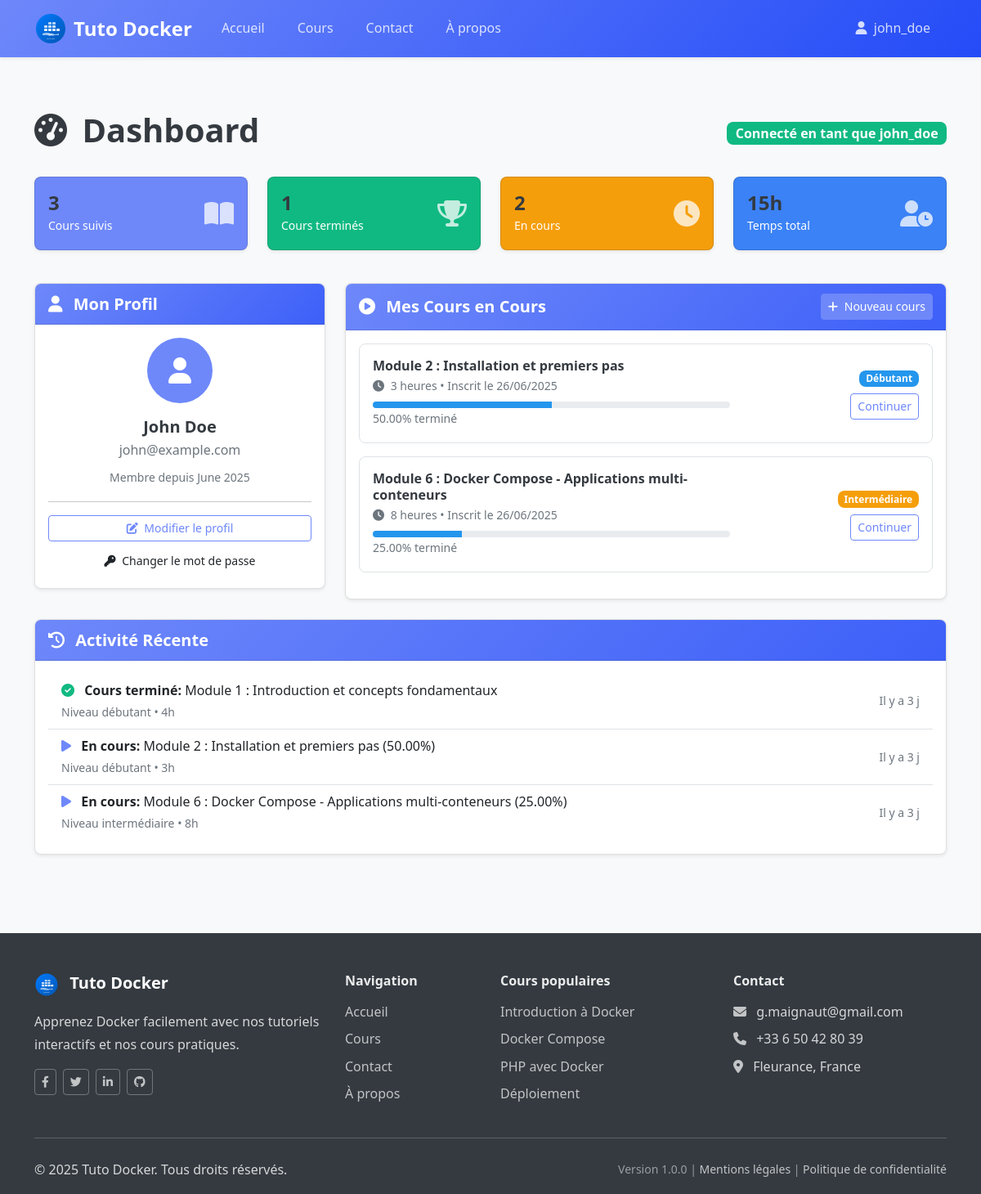
/dashboard (signed in), run on the app's committed database.
### tables this page shows
CREATE TABLE users (
    id INT AUTO_INCREMENT PRIMARY KEY,
    username VARCHAR(50) UNIQUE NOT NULL,
    email VARCHAR(100) UNIQUE NOT NULL,
    password VARCHAR(255) NOT NULL,
    first_name VARCHAR(50),
    last_name VARCHAR(50),
    created_at TIMESTAMP DEFAULT CURRENT_TIMESTAMP,
    updated_at TIMESTAMP DEFAULT CURRENT_TIMESTAMP ON UPDATE CURRENT_TIMESTAMP
);

CREATE TABLE enrollments (
    id INT AUTO_INCREMENT PRIMARY KEY,
    user_id INT NOT NULL,
    course_id INT NOT NULL,
    enrolled_at TIMESTAMP DEFAULT CURRENT_TIMESTAMP,
    completed_at TIMESTAMP NULL,
    progress DECIMAL(5, 2) DEFAULT 0.00,
    FOREIGN KEY (user_id) REFERENCES users (id) ON DELETE CASCADE,
    FOREIGN KEY (course_id) REFERENCES courses (id) ON DELETE CASCADE,
    UNIQUE KEY unique_enrollment (user_id, course_id)
);

CREATE TABLE courses (
    id INT AUTO_INCREMENT PRIMARY KEY,
    title VARCHAR(200) NOT NULL,
    description TEXT,
    content LONGTEXT,
    instructor_id INT,
    price DECIMAL(10, 2) DEFAULT 0.00,
    duration_hours INT DEFAULT 0,
    level ENUM(
        'débutant',
        'intermédiaire',
        'avancé'
    ) DEFAULT 'débutant',
    image_url VARCHAR(255),
    is_active BOOLEAN DEFAULT TRUE,
    created_at TIMESTAMP DEFAULT CURRENT_TIMESTAMP,
    updated_at TIMESTAMP DEFAULT CURRENT_TIMESTAMP ON UPDATE CURRENT_TIMESTAMP,
    FOREIGN KEY (instructor_id) REFERENCES users (id) ON DELETE SET NULL
);

### app/Views/dashboard.php (the view, shortened to what the rows shown need)
<?php
function timeAgo($datetime)
{
    $time = time() - strtotime($datetime);
    if ($time < 2592000) return 'Il y a ' . floor($time / 86400) . ' j';
    return 'Il y a ' . floor($time / 31536000) . ' an' . (floor($time / 31536000) > 1 ? 's' : '');
}
?>
<div class="container py-5">
    <div class="row">
        <div class="col-12">
            <div class="d-flex justify-content-between align-items-center mb-4">
                <h1 class="fw-bold">
                    <i class="fas fa-tachometer-alt me-2"></i>
                    Dashboard
                </h1>
                <span class="badge bg-success fs-6">
                    Connecté en tant que <?= htmlspecialchars($user['username']) ?>
                </span>
            </div>
        </div>
    </div>
    <div class="row mb-4">
        <div class="col-md-3 mb-3">
            <div class="card card-custom bg-primary text-white">
                <div class="card-body">
                    <div class="d-flex justify-content-between align-items-center">
                        <div>
                            <h4 class="mb-0"><?= $stats['total_enrolled'] ?? 0 ?></h4>
                            <small>Cours suivis</small>
                        </div>
                        <i class="fas fa-book-open fa-2x opacity-75"></i>
                    </div>
                </div>
            </div>
        </div>
        <div class="col-md-3 mb-3">
            <div class="card card-custom bg-success text-white">
                <div class="card-body">
                    <div class="d-flex justify-content-between align-items-center">
                        <div>
                            <h4 class="mb-0"><?= $stats['completed_courses'] ?? 0 ?></h4>
                            <small>Cours terminés</small>
                        </div>
                        <i class="fas fa-trophy fa-2x opacity-75"></i>
                    </div>
                </div>
            </div>
        </div>
        <div class="col-md-3 mb-3">
            <div class="card card-custom bg-warning text-white">
                <div class="card-body">
                    <div class="d-flex justify-content-between align-items-center">
                        <div>
                            <h4 class="mb-0"><?= $stats['in_progress_courses'] ?? 0 ?></h4>
                            <small>En cours</small>
                        </div>
                        <i class="fas fa-clock fa-2x opacity-75"></i>
                    </div>
                </div>
            </div>
        </div>
        <div class="col-md-3 mb-3">
            <div class="card card-custom bg-info text-white">
                <div class="card-body">
                    <div class="d-flex justify-content-between align-items-center">
                        <div>
                            <h4 class="mb-0"><?= $stats['total_hours'] ?? 0 ?>h</h4>
                            <small>Temps total</small>
                        </div>
                        <i class="fas fa-user-clock fa-2x opacity-75"></i>
                    </div>
                </div>
            </div>
        </div>
    </div>
    <div class="row">
        <div class="col-lg-4 mb-4">
            <div class="card card-custom">
                <div class="card-header">
                    <h5 class="mb-0">
                        <i class="fas fa-user me-2"></i>
                        Mon Profil
                    </h5>
                </div>
                <div class="card-body text-center">
                    <div class="mb-3">
                        <div class="bg-primary rounded-circle d-inline-flex align-items-center justify-content-center" style="width: 80px; height: 80px;">
                            <i class="fas fa-user fa-2x text-white"></i>
                        </div>
                    </div>
                    <h5 class="mb-1">
                        <?= htmlspecialchars(trim(($user['first_name'] ?? '') . ' ' . ($user['last_name'] ?? ''))) ?: $user['username'] ?>
                    </h5>
                    <p class="text-muted mb-2"><?= htmlspecialchars($user['email']) ?></p>
                    <small class="text-muted">
                        Membre depuis <?= date('F Y', strtotime($user['created_at'])) ?>
                    </small>
                    <hr>
                    <div class="d-grid gap-2">
                        <a href="#" class="btn btn-outline-primary btn-sm">
                            <i class="fas fa-edit me-1"></i>
                            Modifier le profil
                        </a>
                        <a href="#" class="btn btn-outline-secondary btn-sm">
                            <i class="fas fa-key me-1"></i>
                            Changer le mot de passe
                        </a>
                    </div>
                </div>
            </div>
        </div>
        <div class="col-lg-8 mb-4">
            <div class="card card-custom">
                <div class="card-header d-flex justify-content-between align-items-center">
                    <h5 class="mb-0">
                        <i class="fas fa-play-circle me-2"></i>
                        Mes Cours en Cours
                    </h5>
                    <a href="<?= url('/cours') ?>" class="btn btn-primary btn-sm">
                        <i class="fas fa-plus me-1"></i>
                        Nouveau cours
                    </a>
                </div>
                <div class="card-body">
                    <?php
                    $activeCourses = array_filter($userCourses ?? [], function ($course) {
                        return $course['progress'] > 0 && $course['progress'] < 100;
                    });
                    ?>
                    <?php if (empty($activeCourses)): ?>
                        <div class="text-center py-4">
                            <i class="fas fa-book-open fa-3x text-muted mb-3"></i>
                            <h6 class="text-muted">Aucun cours en cours</h6>
                            <p class="text-muted mb-3">Commencez votre apprentissage dès maintenant</p>
                            <a href="<?= url('/cours') ?>" class="btn btn-primary">
                                Parcourir les cours
                            </a>
                        </div>
                    <?php else: ?>
                        <?php foreach ($activeCourses as $course): ?>
                            <div class="border rounded p-3 mb-3">
                                <div class="row align-items-center">
                                    <div class="col-md-8">
                                        <h6 class="mb-1"><?= htmlspecialchars($course['title']) ?></h6>
                                        <p class="text-muted mb-2 small">
                                            <i class="fas fa-clock me-1"></i>
                                            <?= $course['duration_hours'] ?? 0 ?> heures
                                            • Inscrit le <?= date('d/m/Y', strtotime($course['enrolled_at'])) ?>
                                        </p>
                                        <div class="progress" style="height: 8px;">
                                            <div class="progress-bar" role="progressbar" style="width: <?= $course['progress'] ?>%"></div>
                                        </div>
                                        <small class="text-muted"><?= $course['progress'] ?>% terminé</small>
                                    </div>
                                    <div class="col-md-4 text-md-end">
                                        <span class="badge bg-<?= $course['level'] === 'débutant' ? 'info' : ($course['level'] === 'intermédiaire' ? 'warning' : 'danger') ?> mb-2">
                                            <?= ucfirst($course['level']) ?>
                                        </span>
                                        <br>
                                        <a href="<?= url('/cours/' . $course['id']) ?>" class="btn btn-outline-primary btn-sm">
                                            Continuer
                                        </a>
                                    </div>
                                </div>
                            </div>
                        <?php endforeach; ?>
                    <?php endif; ?>
                </div>
            </div>
        </div>
    </div>
    <div class="row">
        <div class="col-12">
            <div class="card card-custom">
                <div class="card-header">
                    <h5 class="mb-0">
                        <i class="fas fa-history me-2"></i>
                        Activité Récente
                    </h5>
                </div>
                <div class="card-body">
                    <?php if (empty($userCourses)): ?>
                        <div class="text-center py-4">
                            <i class="fas fa-history fa-3x text-muted mb-3"></i>
                            <p class="text-muted">Aucune activité récente</p>
                            <a href="<?= url('/cours') ?>" class="btn btn-outline-primary btn-sm">
                                Commencer votre apprentissage
                            </a>
                        </div>
                    <?php else: ?>
                        <div class="list-group list-group-flush">
                            <?php
                            usort($userCourses, function ($a, $b) {
                                return strtotime($b['enrolled_at']) - strtotime($a['enrolled_at']);
                            });
                            foreach (array_slice($userCourses, 0, 4) as $course):
                                $timeAgo = timeAgo($course['enrolled_at']);
                            ?>
                                <div class="list-group-item d-flex justify-content-between align-items-center">
                                    <div>
                                        <?php if ($course['progress'] == 100): ?>
                                            <i class="fas fa-check-circle text-success me-2"></i>
                                            <strong>Cours terminé:</strong> <?= htmlspecialchars($course['title']) ?>
                                        <?php elseif ($course['progress'] > 0): ?>
                                            <i class="fas fa-play text-primary me-2"></i>
                                            <strong>En cours:</strong> <?= htmlspecialchars($course['title']) ?> (<?= $course['progress'] ?>%)
                                        <?php else: ?>
                                            <i class="fas fa-user-plus text-info me-2"></i>
                                            <strong>Inscription:</strong> <?= htmlspecialchars($course['title']) ?>
                                        <?php endif; ?>
                                        <br>
                                        <small class="text-muted">
                                            Niveau <?= $course['level'] ?> • <?= $course['duration_hours'] ?>h
                                        </small>
                                    </div>
                                    <small class="text-muted"><?= $timeAgo ?></small>
                                </div>
                            <?php endforeach; ?>
                        </div>
                    <?php endif; ?>
                </div>
            </div>
        </div>
    </div>
</div>

### app/Core/Router.php (shortened to what the rows shown need)
<?php
class Router
{
    private $routes = [];
    public function addRoute($method, $pattern, $controller, $action)
    {
        $this->routes[] = [
            'method' => strtoupper($method),
            'pattern' => $pattern,
            'controller' => $controller,
            'action' => $action
        ];
    }
    public function dispatch($uri)
    {
        $method = $_SERVER['REQUEST_METHOD'];
        $uri = $this->cleanUri($uri);
        foreach ($this->routes as $route) {
            if ($route['method'] === $method) {
                $params = $this->matchRoute($route['pattern'], $uri);
                if ($params !== false) {
                    $this->callController($route['controller'], $route['action'], $params);
                    return;
                }
            }
        }
        throw new Exception("Route non trouvée : {$method} {$uri}");
    }
    private function cleanUri($uri)
    {
        $uri = '/' . ltrim($uri, '/');
        return $uri;
    }
    private function matchRoute($pattern, $uri)
    {
        $pattern = preg_replace('/\{([a-zA-Z]+)\}/', '([a-zA-Z0-9-_]+)', $pattern);
        $pattern = str_replace('/', '\/', $pattern);
        $regex = '/^' . $pattern . '$/';
        if (preg_match($regex, $uri, $matches)) {
            array_shift($matches);
            return $matches;
        }
        return false;
    }
    private function callController($controllerName, $action, $params = [])
    {
        $controller = new $controllerName();
        call_user_func_array([$controller, $action], $params);
    }
}

### data on the page
users: username "john_doe", first_name+last_name "John Doe", email "john@example.com", created_at "June 2025"
enrollments: course.title "Module 2 : Installation et premiers pas", course.duration_hours "3", enrolled_at "26/06/2025", progress "50.00", course.level "Débutant", course.level "débutant", enrolled_at "Il y a 3 j"
enrollments: course.title "Module 6 : Docker Compose - Applications multi-conteneurs", course.duration_hours "8", enrolled_at "26/06/2025", progress "25.00", course.level "Intermédiaire", course.level "intermédiaire", enrolled_at "Il y a 3 j"
enrollments: course.title "Module 1 : Introduction et concepts fondamentaux", course.level "débutant", course.duration_hours "4", enrolled_at "Il y a 3 j"

### other printed values
$stats['total_enrolled'] "3"
$stats['completed_courses'] "1"
$stats['in_progress_courses'] "2"
$stats['total_hours'] "15"
